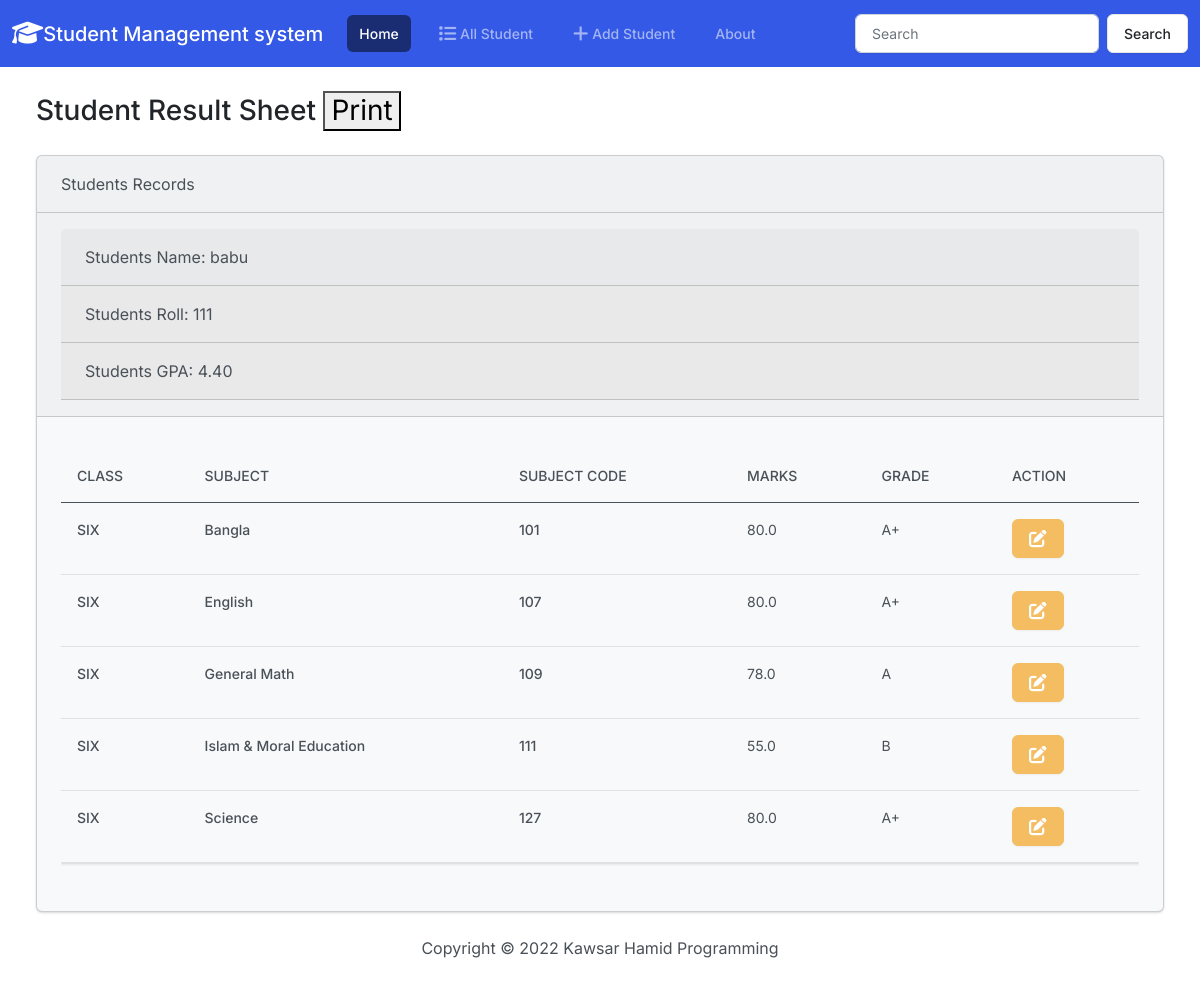
Page /result/111/ on the committed database.
### academic/models.py (models this page shows, shortened)
class Student(models.Model):
    name=models.CharField(max_length=70)
    email=models.EmailField(max_length=80)
    roll=models.IntegerField(unique=True,null=False)
    classname=models.ForeignKey(ClassModel,on_delete=models.CASCADE)

### result/models.py (models this page shows)
class Marks(models.Model):
    students_name=models.CharField(max_length=80)
    students_roll=models.IntegerField()
    student_email=models.EmailField()
    students_class=models.CharField(max_length=70)
    student_subject=models.CharField(max_length=70)
    student_subjectCode=models.IntegerField()
    subject_marks=models.FloatField()
    subject_grade=models.CharField(max_length=60)
    def __str__(self):
        return self.students_name

### result/views.py (the view)
# urls.py: path("<int:id>/",views.ResultClass.as_view(),name='results'),
class ResultClass(View):
    def get(self,request,id):
        print(id)
        data=Marks.objects.filter(students_roll=id)
        info=Student.objects.get(roll=id)
        print("--------------------------------------------------")
        print(data)
        grade()
        sum=0
        length=len(data)
        GPA=""
        for i in data:
            if not i.subject_grade=='F':
                if i.subject_grade=="A+":
                    sum=sum+5
                elif i.subject_grade=="A":
                    sum=sum+4
                elif i.subject_grade=="A-":
                    sum=sum+3.5
                elif i.subject_grade=="B":
                    sum=sum+3
                elif i.subject_grade=="C":
                    sum=sum+2
                elif i.subject_grade=="D":
                    sum=sum+1
            else:
                GPA="F"
                sum=0
                break
        gpa= "{0:.2f}".format(sum/length)
        return render(request,"result/resultView.html",{'marks':data,'info':info,"gpa":gpa})

### result/views.py (called while the page is built)
def grade():
    Marks.objects.filter(subject_marks__gte=80).update(subject_grade="A+")
    Marks.objects.filter(subject_marks__gte=70,subject_marks__lt=80).update(subject_grade="A")
    Marks.objects.filter(subject_marks__gte=65,subject_marks__lt=70).update(subject_grade="A-")
    Marks.objects.filter(subject_marks__gte=50,subject_marks__lt=65).update(subject_grade="B")
    Marks.objects.filter(subject_marks__gte=40,subject_marks__lt=50).update(subject_grade="C")
    Marks.objects.filter(subject_marks__gte=33,subject_marks__lt=40).update(subject_grade="D")
    Marks.objects.filter(subject_marks__lte=33).update(subject_grade="F")

### templates/result/resultView.html (shortened to what this page needs)
{% extends 'academic/base.html' %}
{% load static %}
{% block content %}
<div class="container-fluid print-container">
    <h3 class="m-4">Student Result Sheet     <button onclick="window.print();" >Print</button></h3>
    <div class="row">
        <div class="col-12">
            {% if marks %}
            <div class="card bg-light ms-4 me-4 mb-4">
                <div class="card-header">Students Records</div>
                <div class="card-header">
                    <div class="card-header">Students Name: {{info.name}}</div>
                    <div class="card-header">Students Roll:  {{info.roll}}</div>
                    <div class="card-header">Students GPA: {{gpa}}  </div>
                </div>
                <div class="card-body">
                  <p class="card-text">
                    <div class="table-responsive">
                        <table class="table table-hover">
                            <thead>
                              <tr>
                                <th scope="col">Class</th>
                                <th scope="col">Subject</th>
                                <th scope="col">Subject Code</th>
                                <th scope="col">Marks</th>
                                <th scope="col">Grade</th>
                                <th scope="col">Action</th>
                              </tr>
                            </thead>
                            <tbody>
                              {% for marks in marks%}
                              <tr>
                                <th>{{marks.students_class}}</th>
                                <th>{{marks.student_subject}}</th>
                                <th>{{marks.student_subjectCode}}</th>
                                <td>{{marks.subject_marks}}</td>
                                <td>{{marks.subject_grade}}</td>
                                <td>
                                  <a class="btn btn-warning me-1" href="{% url 'resultEdit' marks.student_subjectCode marks.students_roll %}">
                                  </a>
                                </td>
                              </tr>
                              {% endfor %}
                            </tbody>
                          </table>
                    </div>
                  </p>
                </div>
              </div>
            {% else %}
            <h5 class="alert alert-primary ms-4 me-4" >No Students Records</h5>
            {% endif %}
        </div>
    </div>
  </div>
{% endblock content %}

### rows in the picture
Student: name "babu", roll "111"
Marks: students_class "SIX", student_subject "Bangla", student_subjectCode "101", subject_marks "80.0", subject_grade "A+"
Marks: students_class "SIX", student_subject "English", student_subjectCode "107", subject_marks "80.0", subject_grade "A+"
Marks: students_class "SIX", student_subject "General Math", student_subjectCode "109", subject_marks "78.0", subject_grade "A"
Marks: students_class "SIX", student_subject "Islam & Moral Education", student_subjectCode "111", subject_marks "55.0", subject_grade "B"
Marks: students_class "SIX", student_subject "Science", student_subjectCode "127", subject_marks "80.0", subject_grade "A+"

### other values in the picture
{{ gpa }} "4.40"
